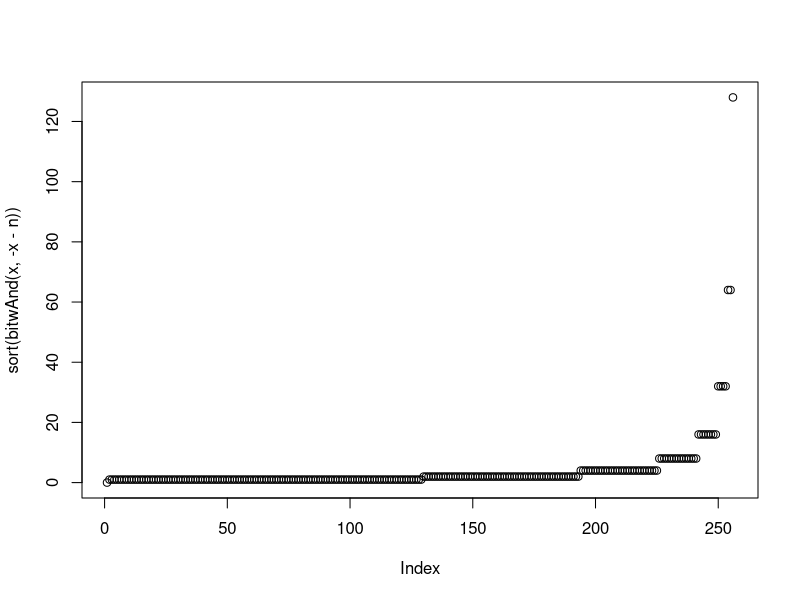
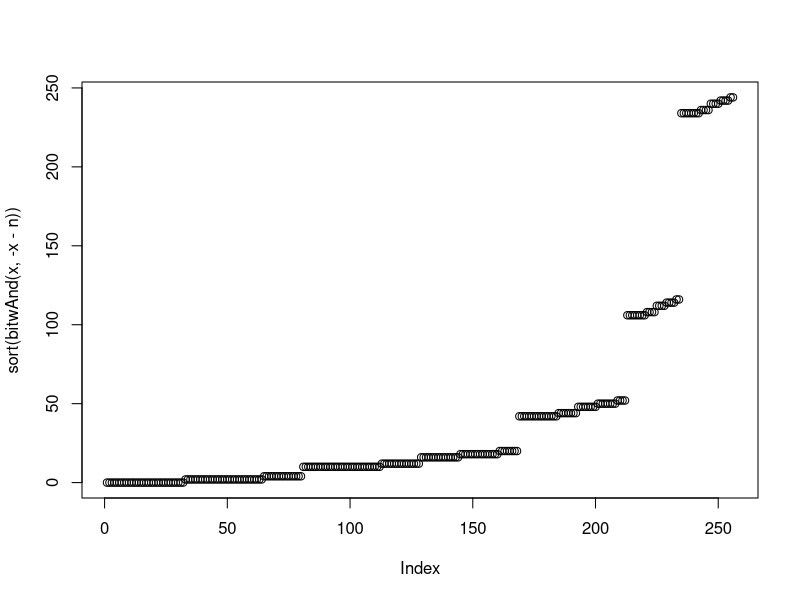

Reproduce these figures in R, in order.
#!/usr/bin/Rscript
#
# plot.R

library(data.table)
library(ggplot2)

main = function(argv) {
  x=0:255
  for (n in c(0, 23)) {
    png(sprintf("bit-%d.png", n))
    plot(sort(bitwAnd(x, -x-n)))
    dev.off()
  }
}

main(commandArgs(TRUE))
